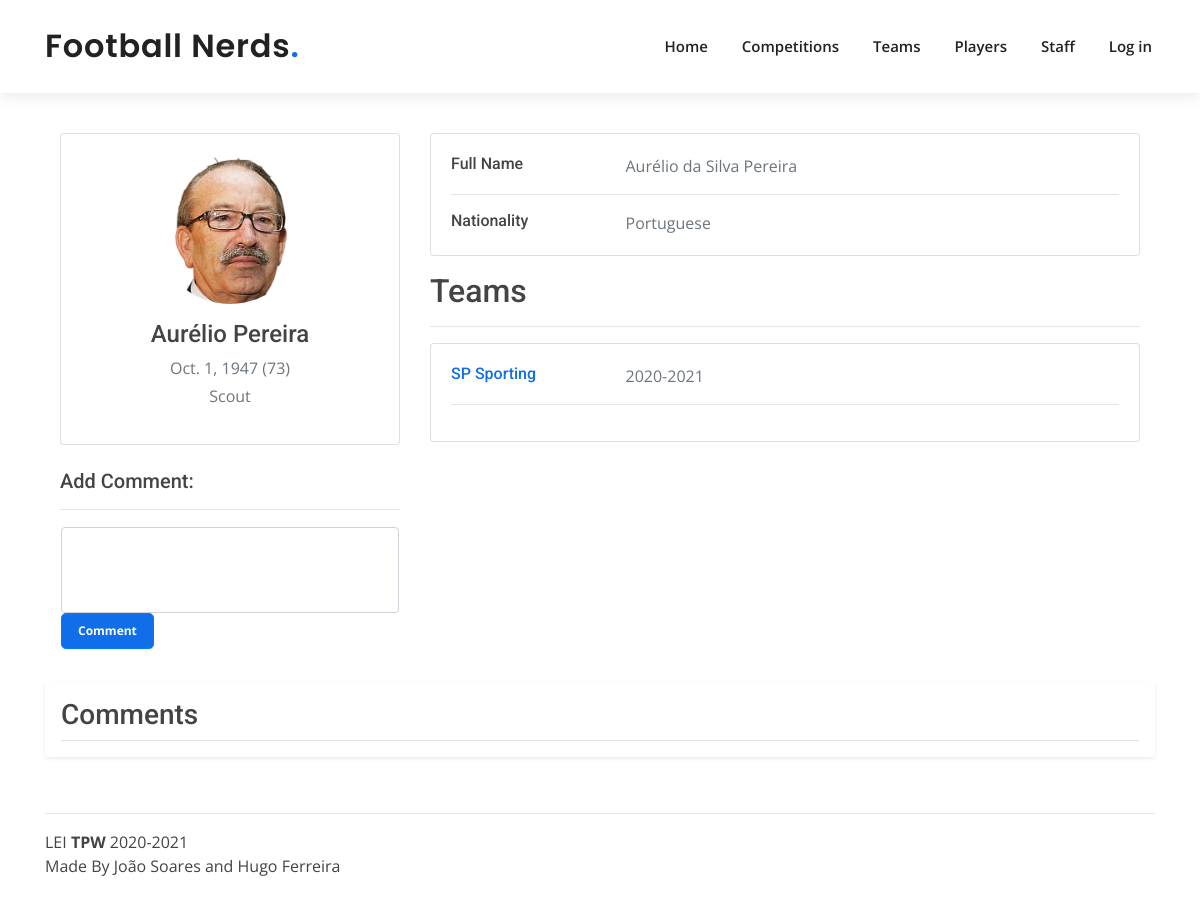
Page /staff/1 on the committed database.
### app/models.py (models this page shows, shortened)
class Staff(models.Model):
    full_name = models.CharField(max_length=120)
    name = models.CharField(max_length=90)
    birthday = models.DateField()
    nationality = models.CharField(max_length=70)
    function = models.CharField(max_length=70)
    staff_img = models.ImageField(upload_to=staffdir, default="staff/default_staff.png")

class Team(models.Model):
    full_name = models.CharField(max_length=70)
    name = models.CharField(max_length=70)
    abreviated_name = models.CharField(max_length=4)
    founding_year = models.IntegerField()
    club_badge_img = models.ImageField(upload_to=teamdir, default="teams/default_club.png")
    city = models.CharField(max_length=20)
    country = models.CharField(max_length=20)
    players = models.ManyToManyField(Player, through='PlayerPlaysFor')
    formation = models.CharField(max_length=5, validators=[RegexValidator(
        regex='[0-9]{1}-[0-9]{1}-[0-9]{1}',
        message='Season must follow the format number-number-number',
        code='invalid_formation'
    )])

class StaffManages(models.Model):
    staff = models.ForeignKey(Staff, on_delete=models.CASCADE)
    team = models.ForeignKey(Team, on_delete=models.CASCADE)
    season = models.CharField(max_length=9, validators=[RegexValidator(
        regex='[0-9]{4}-[0-9]{4}',
        message='Season must follow the format year-year',
        code='invalid_season'
    )])

### app/views.py (the view, shortened to what this page needs)
# urls.py: path('staff/<int:id>', views.staff_details, name='staff_details'),
def staff_details(request, id):
    if request.user.username == 'admin':
        deleteeditbbt = True
    else:
        deleteeditbbt = False
    try:
        t_parms = {
            'staff': Staff.objects.get(id=id),
            'teams': Team.objects.filter(staffmanages__staff_id=id),
            'seasons': StaffManages.objects.filter(staff_id=id),
            'age': int((datetime.date.today() - Staff.objects.get(id=id).birthday).days / 365),
            'formComment': MakeCommentForm(),
            'comments': CommentStaff.objects.filter(staff_id=id),
            'deleteeditbbt': deleteeditbbt
        }
        return render(request, 'staff_details.html', t_parms)
    except:
        return error_render(request, 404, "Staff not Found")

### app/forms.py
class MakeCommentForm(forms.Form):
    comment = forms.CharField(widget=forms.Textarea, label='Add Comment')
    fields = ('comment')
    def __init__(self, *args, **kwargs):
        super().__init__(*args, **kwargs)
        for myField in self.fields:
            self.fields[myField].widget.attrs['rows'] = 3
            self.fields[myField].widget.attrs['class'] = 'form-control'
            self.fields[myField].widget.attrs['style'] = 'resize:none'

### templates/staff_details.html (shortened to what this page needs)
{% extends 'layout.html' %}
{% load static %}
{% block content %}
<div class="container" style="padding-top: 40px">
    <div class="main-body">
          <div class="row gutters-sm">
            <div class="col-md-4 mb-3">
              <div class="card">
                <div class="card-body">
                  <div class="d-flex flex-column align-items-center text-center">
                    <img src="{% static 'img/' %}{{ staff.staff_img.url }}" alt="Admin" class="rounded-circle" width="150" height="150">
                    <div class="mt-3">
                      <h4>{{ staff.name }}</h4>
                      <p class="text-secondary mb-1">{{ staff.birthday }} ({{ age }})</p>
                      <p class="text-muted font-size-sm">{{ staff.function }}</p>
                    </div>
                  </div>
                </div>
              </div>
                <br>
                <h5>{{ formComment.comment.label}}:</h5>
                <hr>
                  <div class="card mt-3" style="border-color: white">
                      <form action="{% url 'staff' %}{{ staff.id }}" method="post">
                          {{ formComment.comment }}
                          <button style="background: #106eea;font-size: 12px; font-weight: bolder;" type="submit" class="btn btn-primary btn-lg">Comment</button>
                      </form>
                  </div>
            </div>
            <div class="col-md-8">
              <div class="card mb-3">
                <div class="card-body">
                  <div class="row">
                    <div class="col-sm-3">
                      <h6 class="mb-0">Full Name</h6>
                    </div>
                    <div class="col-sm-9 text-secondary">
                        {{staff.full_name}}
                    </div>
                  </div>
                  <hr>
                  <div class="row">
                    <div class="col-sm-3">
                      <h6 class="mb-0">Nationality</h6>
                    </div>
                    <div class="col-sm-9 text-secondary">
                        {{staff.nationality}}
                    </div>
                  </div>
                </div>
              </div>
                    <h2>Teams</h2>
                    <hr>
                    <div class="card mb-3">
                <div class="card-body">
                    {% for team in teams %}
                    {% for sea in seasons %}
                  <div class="row">
                    <div class="col-sm-3">
                      <a href="{% url 'teams' %}{{ team.id }}"><h6 class="mb-0">{{ team.name}}</h6></a>
                    </div>
                    <div class="col-sm-9 text-secondary">
                        {% if sea.team.id == team.id %}
                        {{sea.season}}
                        {% endif %}
                    </div>
                  </div>
                        <hr>
                    {% endfor %}
                    {% endfor %}
                  </div>
                </div>
                </div>
                </div>
            </div>
          </div>
          <div class="my-3 p-3 bg-body rounded shadow-sm">
            <h3 class="border-bottom pb-2 mb-0">Comments</h3>
            </div>
          </div>
{% endblock %}

### app/static/css/style.css (style rules this page uses)
body { font-family: "Open Sans", sans-serif; color: #444444; }
a { color: #106eea; }
h1, h2, h3, h4, h5, h6 { font-family: "Roboto", sans-serif; }

### rows in the picture
Staff: staff_img (picture), name "Aurélio Pereira", birthday "Oct. 1, 1947", function "Scout", full_name "Aurélio da Silva Pereira", nationality "Portuguese"
Team: name "SP Sporting"
StaffManages: season "2020-2021"

### other values in the picture
{{ age }} "73"
